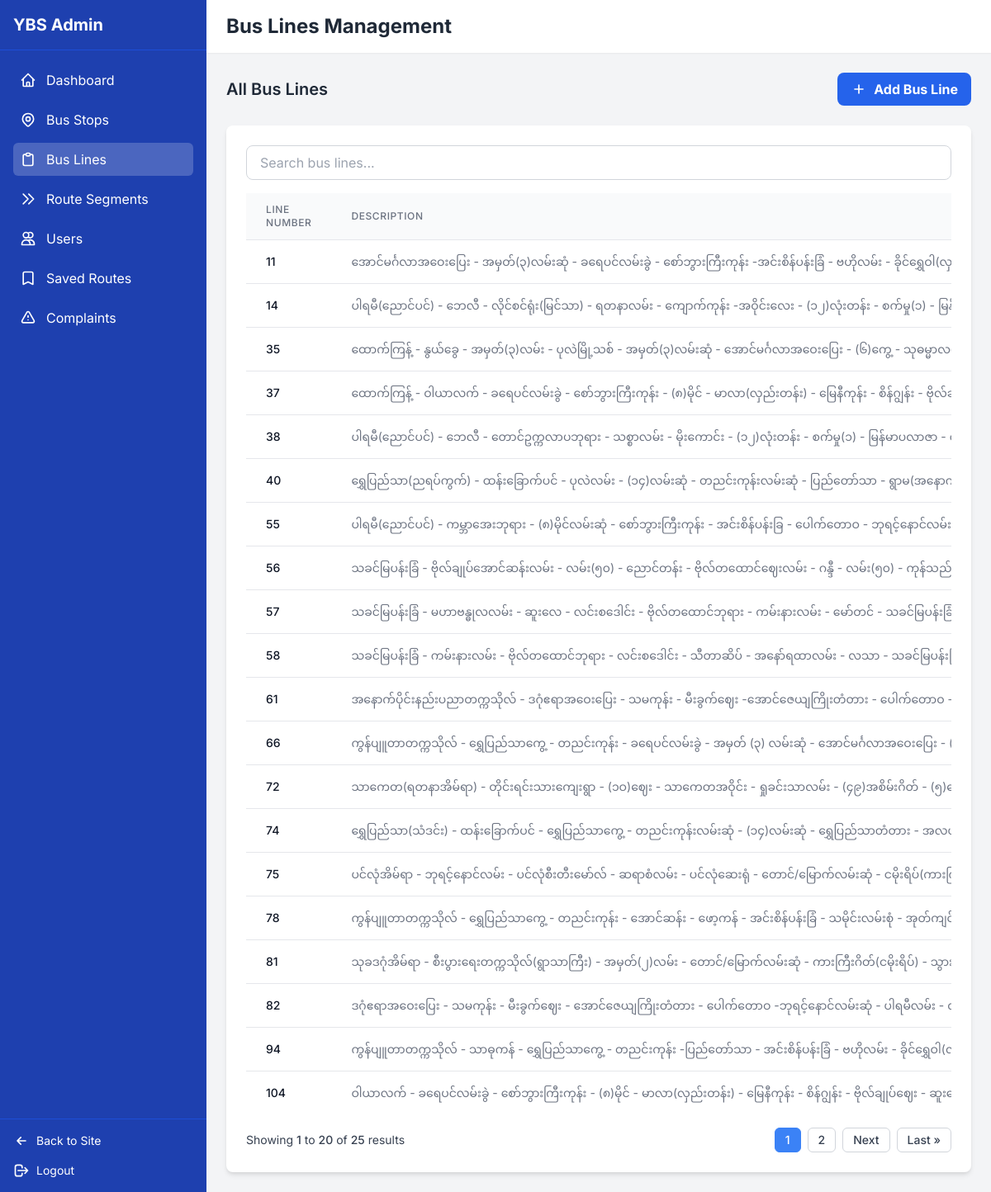
Page /admin-dashboard/bus-lines/ (signed in) on the earlier database version.
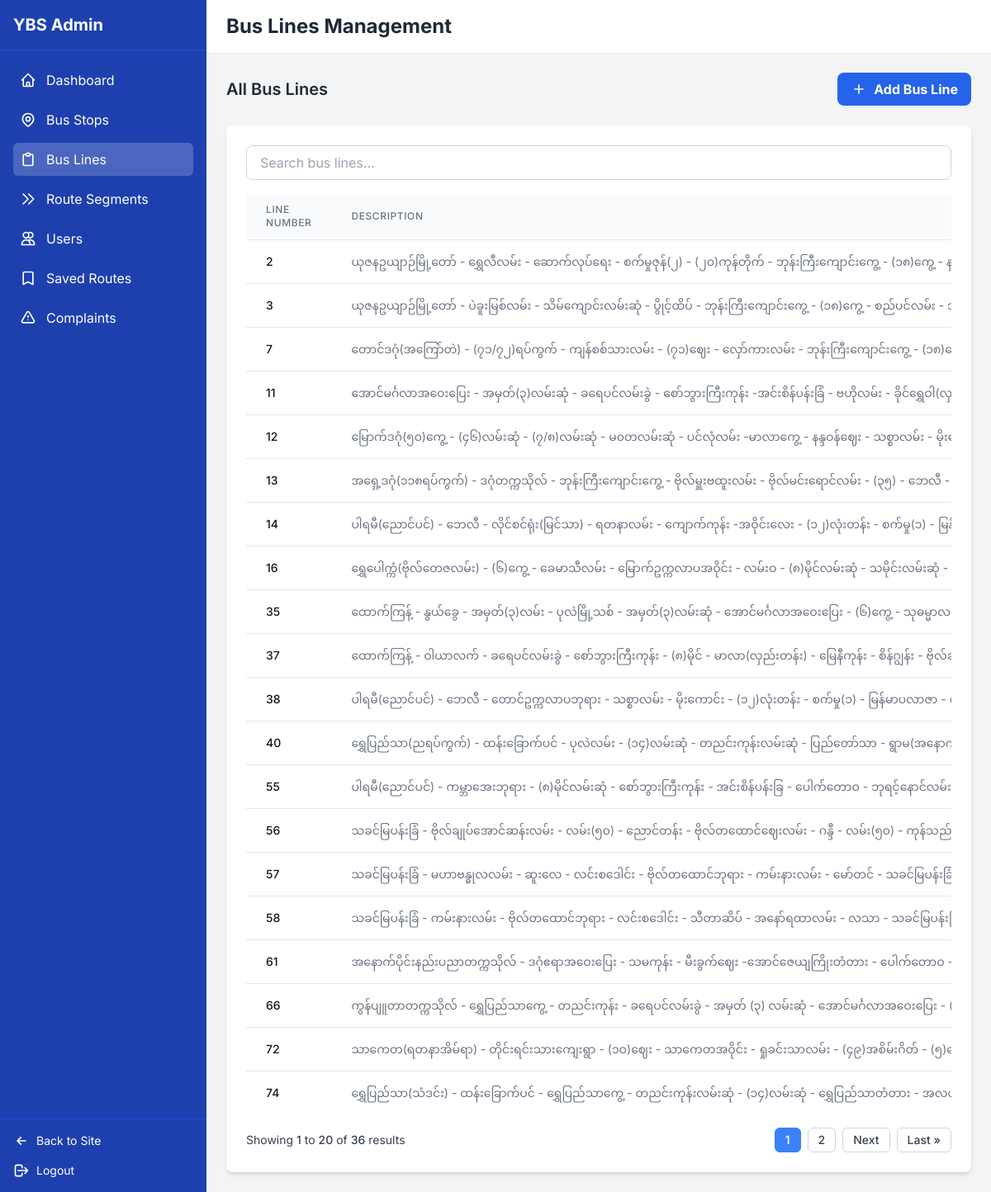
Same page on the later database version.
### bus_routes/models.py (models this page shows, shortened)
class BusLine(models.Model):
    line_number = models.IntegerField(unique=True, verbose_name="Bus Line Number")
    description = models.TextField(blank=True, verbose_name="Description")
    class Meta:
        verbose_name = "Bus Line"
        verbose_name_plural = "Bus Lines"

### bus_routes/views.py (the view)
# urls.py: path('admin-dashboard/bus-lines/', views.admin_bus_lines, name='admin_bus_lines'),
@user_passes_test(is_admin)
def admin_bus_lines(request):
    bus_lines_list = BusLine.objects.all().order_by('line_number')
    paginator = Paginator(bus_lines_list, 20)
    page_number = request.GET.get('page')
    page_obj = paginator.get_page(page_number)
    return render(request, 'admin_bus_lines.html', {
        'active_tab': 'bus_lines',
        'bus_lines': page_obj,
        'page_obj': page_obj,
        'paginator': paginator
    })

### bus_routes/views.py (called while the page is built)
def is_admin(user):
    return user.is_authenticated and user.is_staff

### templates/admin_bus_lines.html (shortened to what this page needs)
{% extends "admin_dashboard.html" %}
{% block header_title %}Bus Lines Management{% endblock %}
{% block content %}
<div class="mb-6 flex justify-between items-center">
    <h2 class="text-xl font-semibold text-gray-800">All Bus Lines</h2>
    <a href="{% url 'admin_bus_line_add' %}" class="bg-blue-600 hover:bg-blue-700 text-white font-bold py-2 px-4 rounded-lg flex items-center">
        <svg xmlns="http://www.w3.org/2000/svg" class="h-5 w-5 mr-2" fill="none" viewBox="0 0 24 24" stroke="currentColor">
            <path stroke-linecap="round" stroke-linejoin="round" stroke-width="2" d="M12 6v6m0 0v6m0-6h6m-6 0H6" />
        </svg>
        Add Bus Line
    </a>
</div>
<div class="card bg-white overflow-hidden">
    <div class="p-6">
        <div class="mb-4">
            <input type="text" id="searchInput" placeholder="Search bus lines..." class="w-full px-4 py-2 border border-gray-300 rounded-lg focus:outline-none focus:ring-2 focus:ring-blue-500">
        </div>
        <div class="overflow-x-auto">
            <table class="min-w-full divide-y divide-gray-200">
                <thead class="bg-gray-50">
                    <tr>
                        <th scope="col" class="px-6 py-3 text-left text-xs font-medium text-gray-500 uppercase tracking-wider">Line Number</th>
                        <th scope="col" class="px-6 py-3 text-left text-xs font-medium text-gray-500 uppercase tracking-wider">Description</th>
                    </tr>
                </thead>
                <tbody class="bg-white divide-y divide-gray-200">
                    {% for line in bus_lines %}
                    <tr>
                        <td class="px-6 py-4 whitespace-nowrap text-sm font-medium text-gray-900">{{ line.line_number }}</td>
                        <td class="px-6 py-4 whitespace-nowrap text-sm text-gray-500">{{ line.description|default:"-" }}</td>
                    </tr>
                    {% empty %}
                    <tr>
                        <td colspan="3" class="px-6 py-4 whitespace-nowrap text-sm text-gray-500 text-center">No bus lines found.</td>
                    </tr>
                    {% endfor %}
                </tbody>
            </table>
        </div>
        <div class="mt-4 flex justify-between items-center">
            <div>
                <p class="text-sm text-gray-700">
                    Showing <span class="font-medium">{{ page_obj.start_index }}</span> to <span class="font-medium">{{ page_obj.end_index }}</span> of <span class="font-medium">{{ paginator.count }}</span> results
                </p>
            </div>
            <div class="flex space-x-2">
                {% for num in paginator.page_range %}
                    {% if page_obj.number == num %}
                        <span class="px-3 py-1 border border-blue-500 bg-blue-500 text-white rounded-md text-sm font-medium">{{ num }}</span>
                    {% elif num > page_obj.number|add:'-3' and num < page_obj.number|add:'3' %}
                        <a href="?page={{ num }}" class="px-3 py-1 border border-gray-300 rounded-md text-sm font-medium text-gray-700 hover:bg-gray-50">{{ num }}</a>
                    {% endif %}
                {% endfor %}
                {% if page_obj.has_next %}
                    <a href="?page={{ page_obj.next_page_number }}" class="px-3 py-1 border border-gray-300 rounded-md text-sm font-medium text-gray-700 hover:bg-gray-50">Next</a>
                    <a href="?page={{ page_obj.paginator.num_pages }}" class="px-3 py-1 border border-gray-300 rounded-md text-sm font-medium text-gray-700 hover:bg-gray-50">Last &raquo;</a>
                {% endif %}
            </div>
        </div>
    </div>
</div>
{% endblock %}

Differences in the rows shown:
no longer on this page (row unchanged): BusLine: line_number "75", description "ပင်လုံအိမ်ရာ - ဘုရင့်နောင်လမ်း - ပင်လုံစီးတီးမော်လ် - ဆရာစံလမ်း - ပင်လုံဆေးရုံ - တောင်/မြောက်လမ်းဆုံ -…"
no longer on this page (row unchanged): BusLine: line_number "78", description "ကွန်ပျူတာတက္ကသိုလ် - ရွှေပြည်သာကွေ့ - တညင်းကုန်း - အောင်ဆန်း - ဖော့ကန် - အင်းစိန်ပန်းခြံ - သမိုင်းလမ်းစုံ -…"
no longer on this page (row unchanged): BusLine: line_number "81", description "သုခဒဂုံအိမ်ရာ - စီးပွားရေးတက္ကသိုလ်(ရွာသာကြီး) - အမှတ်(၂)လမ်း - တောင်/မြောက်လမ်းဆုံ - ကားကြီးဂိတ်(ငမိုးရိပ်) -…"
no longer on this page (row unchanged): BusLine: line_number "82", description "ဒဂုံဧရာအဝေးပြေး - သမကုန်း - မီးခွက်ဈေး - အောင်ဇေယျကြိုးတံတား - ပေါက်တောဝ -ဘုရင့်နောင်လမ်းဆုံ - ပါရမီလမ်း -…"
no longer on this page (row unchanged): BusLine: line_number "94", description "ကွန်ပျူတာတက္ကသိုလ် - သာဓုကန် - ရွှေပြည်သာကွေ့ - တညင်းကုန်း -ပြည်တော်သာ - အင်းစိန်ပန်းခြံ - ဗဟိုလမ်း -…"
no longer on this page (row unchanged): BusLine: line_number "104", description "ဝါယာလက် - ခရေပင်လမ်းခွဲ - စော်ဘွားကြီးကုန်း - (၈)မိုင် - မာလာ(လှည်းတန်း) - မြေနီကုန်း - စိန်ဂျွန်း - ဗိုလ်ချုပ်ဈေး -…"
added BusLine: line_number "2", description "ယုဇနဥယျာဉ်မြို့တော် - ရွှေလီလမ်း - ဆောက်လုပ်ရေး - စက်မှုဇုန်(၂) - (၂ဝ)ကုန်တိုက် - ဘုန်းကြီးကျောင်းကွေ့ - (၁၈)ကွေ့ -…"
added BusLine: line_number "3", description "ယုဇနဥယျာဉ်မြို့တော် - ပဲခူးမြစ်လမ်း - သိမ်ကျောင်းလမ်းဆုံ - ပွိုင့်ထိပ် - ဘုန်းကြီးကျောင်းကွေ့ - (၁၈)ကွေ့ - စည်ပင်လမ်း -…"
added BusLine: line_number "7", description "တောင်ဒဂုံ(အကြော်တဲ) - (၇၁/၇၂)ရပ်ကွက် - ကျန်စစ်သားလမ်း - (၇၁)ဈေး - လှော်ကားလမ်း - ဘုန်းကြီးကျောင်းကွေ့ -…"
added BusLine: line_number "12", description "မြောက်ဒဂုံ(၅၀)ကွေ့ - (၄၆)လမ်းဆုံ - (၇/၈)လမ်းဆုံ - မ၀တလမ်းဆုံ - ပင်လုံလမ်း -မာလာကွေ့ - နန္ဒဝန်ဈေး - သစ္စာလမ်း -…"
added BusLine: line_number "13", description "အရှေ့ဒဂုံ(၁၁၈ရပ်ကွက်) - ဒဂုံတက္ကသိုလ် - ဘုန်းကြီးကျောင်းကွေ့ - ဗိုလ်မှူးဗထူးလမ်း - ဗိုလ်မင်းရောင်လမ်း - (၃၅) - ဘေလီ -…"
added BusLine: line_number "16", description "ရွှေပေါက္ကံ(ဗိုလ်တေဇလမ်း) - (၆)ကွေ့ - ခေမာသီလမ်း - မြောက်ဥက္ကလာပအဝိုင်း - လမ်းဝ - (၈)မိုင်လမ်းဆုံ - သမိုင်းလမ်းဆုံ -…"
Other differences:
{{ paginator.count }}: "25" → "36"
